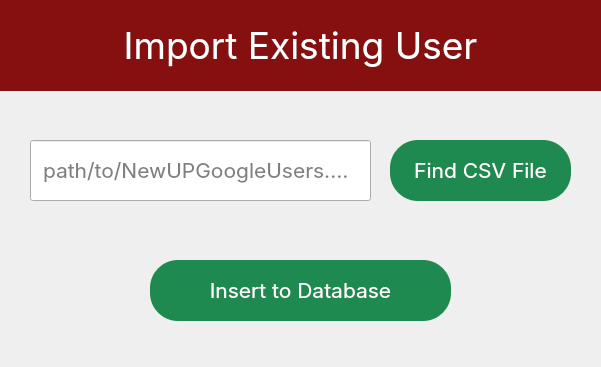
<?xml version="1.0" encoding="UTF-8"?>
<ui version="4.0">
 <class>MainWindow</class>
 <widget class="QMainWindow" name="MainWindow">
  <property name="geometry">
   <rect>
    <x>0</x>
    <y>0</y>
    <width>601</width>
    <height>367</height>
   </rect>
  </property>
  <property name="windowTitle">
   <string>Import CSV File</string>
  </property>
  <property name="styleSheet">
   <string notr="true">#title{
	background-color: #860f0f;
	color: white;
}

QPushButton{
	background-color: #1f8a50;
	border: none;
	border-radius: 28px;
	color: white;
}

QPushButton:hover{
	background-color: #1f6450;
}

QPushButton:pressed{
	background-color: #1f4e3a;
}

QLineEdit{
	padding-left: 10px;
	padding-right: 10px;	
}</string>
  </property>
  <property name="animated">
   <bool>true</bool>
  </property>
  <widget class="QWidget" name="centralwidget">
   <widget class="QLabel" name="title">
    <property name="geometry">
     <rect>
      <x>0</x>
      <y>0</y>
      <width>601</width>
      <height>91</height>
     </rect>
    </property>
    <property name="font">
     <font>
      <family>Inter</family>
      <pointsize>28</pointsize>
     </font>
    </property>
    <property name="text">
     <string>Import Existing User</string>
    </property>
    <property name="alignment">
     <set>Qt::AlignCenter</set>
    </property>
   </widget>
   <widget class="QLineEdit" name="pathToImportCsvEntry">
    <property name="geometry">
     <rect>
      <x>30</x>
      <y>140</y>
      <width>341</width>
      <height>61</height>
     </rect>
    </property>
    <property name="font">
     <font>
      <family>Inter</family>
      <pointsize>16</pointsize>
     </font>
    </property>
    <property name="placeholderText">
     <string>path/to/NewUPGoogleUsers.csv</string>
    </property>
   </widget>
   <widget class="QPushButton" name="findCsvBtn">
    <property name="geometry">
     <rect>
      <x>390</x>
      <y>140</y>
      <width>181</width>
      <height>61</height>
     </rect>
    </property>
    <property name="font">
     <font>
      <family>Inter</family>
      <pointsize>16</pointsize>
     </font>
    </property>
    <property name="text">
     <string>Find CSV File</string>
    </property>
   </widget>
   <widget class="QPushButton" name="findCsvBtn_2">
    <property name="geometry">
     <rect>
      <x>150</x>
      <y>260</y>
      <width>301</width>
      <height>61</height>
     </rect>
    </property>
    <property name="font">
     <font>
      <family>Inter</family>
      <pointsize>16</pointsize>
     </font>
    </property>
    <property name="text">
     <string>Insert to Database</string>
    </property>
   </widget>
  </widget>
 </widget>
 <resources/>
 <connections/>
</ui>
